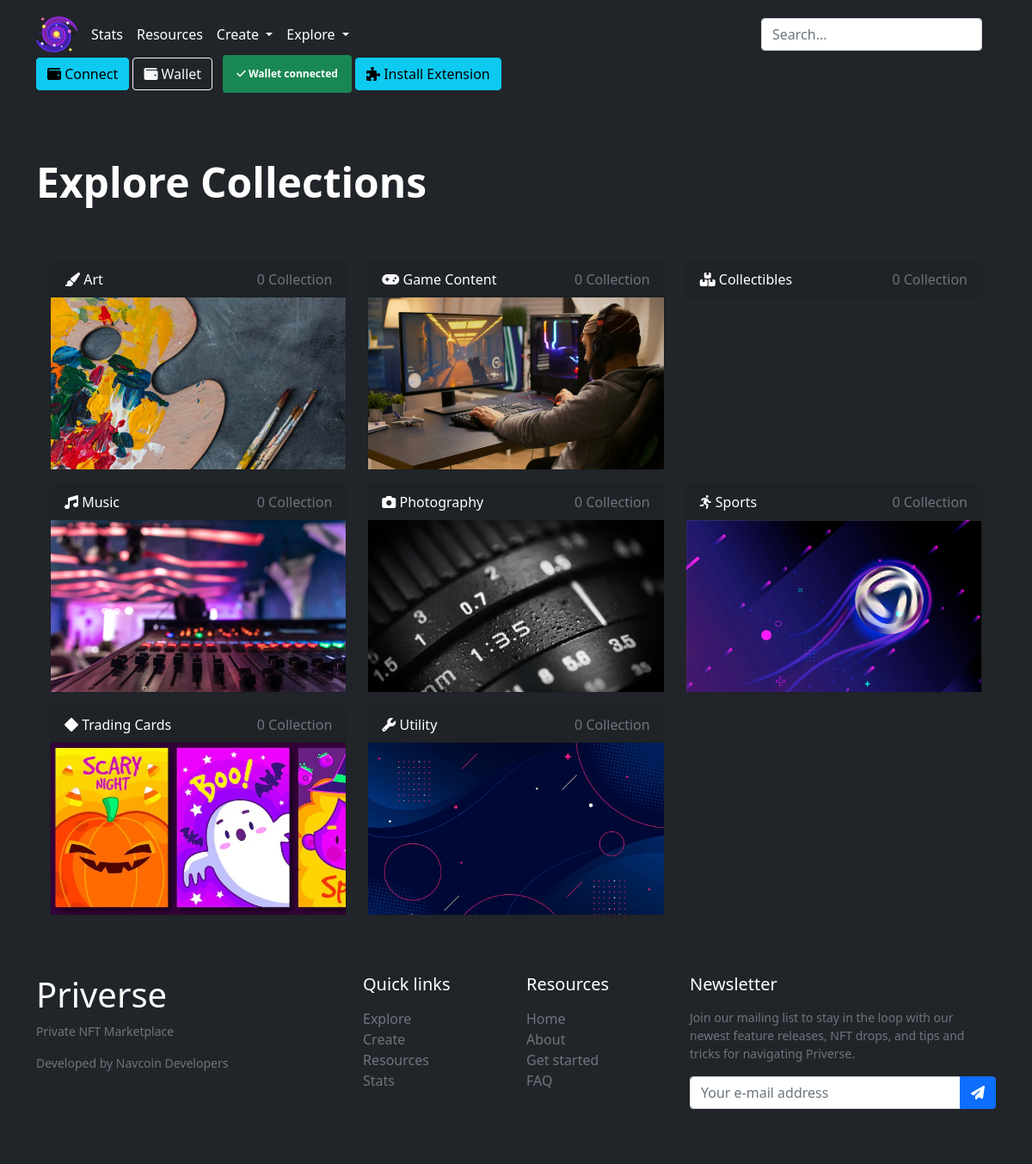
The page /categories on the database its author committed.
### tables this page shows
CREATE TABLE `categories` (
  `id` int NOT NULL,
  `name` tinytext NOT NULL,
  `tag` tinytext NOT NULL,
  `icon` tinytext
);

### d.php (called while the page is built, shortened)
<?
function is_wallet_logged_in()
{
	if ($_SESSION["is_wallet"]) return true; else return false;
}
?>

### _categories.php (the view, shortened to what this page needs)
<div class="bg-dark text-secondary">
	<div class="container">
		<div class="row flex-lg-row-reverse align-items-center py-5">
			<div class="col-lg-12">
				<h1 class="display-5 fw-bold lh-1 mt-3 mb-3 text-white">Explore Collections</h1>
			</div>
		</div>
	</div>
</div>
<?
$sql="SELECT id,name,tag,icon FROM categories";
try
{
	$q=$GLOBALS['dbh']->prepare($sql);
	$q->execute();
	if ($q->rowCount()>0)
	{
	?>
	<div class="bg-dark text-white">
		<div class="container">
			<div class="p-1 bg-dark">
				<div class="container-fluid py-0">
					<div class="row">
					<?
					while ($row=$q->fetch(PDO::FETCH_ASSOC))
					{
						$sqlx="SELECT * FROM `collections` WHERE JSON_EXTRACT(metadata, '$.category')=:category";
						$qx=$GLOBALS['dbh']->prepare($sqlx);
						$qx->bindParam(':category',$row["tag"], PDO::PARAM_STR);
						$qx->execute();
						?>
						<div class="col-md-4">
							<div class="card text-white bg-dark mb-3">
								<div class="card-header">
									<a href="category/<?=$row["tag"]?>" class="text-decoration-none text-white stretched-link">
										<i class="<?=$row["icon"]?>"></i>&nbsp;<?=$row["name"]?>
									</a>
									<span class="text-secondary float-end"><?=$qx->rowCount()?> Collection</span>
								</div>
								<div class="card-body" style="height: 200px; background-repeat: no-repeat;background-size: cover;background-image: url('images/category/<?=$row["tag"]?>.jpg');">
								</div>
							</div>
						</div>
						<?
						}
						?>
					</div>
				</div>
			</div>
		</div>
	</div>
		<?
	}
}
catch (PDOException $e)
{
	echo $e->getMessage();
}
?>

### header.php (shortened to what this page needs)
<html>
	<head>
		<link href="bootstrap-5.1.3-dist/css/bootstrap.min.css" rel="stylesheet">
		<link href="css/features.css" rel="stylesheet">
		<link href="https://cdnjs.cloudflare.com/ajax/libs/font-awesome/6.1.1/css/all.min.css" rel="stylesheet">
		<link rel="stylesheet" href="https://cdn.jsdelivr.net/npm/@sweetalert2/theme-dark@5/dark.css">
	</head>
	<body class="d-flex flex-column h-100 bg-dark">
	<header class="p-3 bg-dark text-white">
		<div class="container">
			<div class="d-flex flex-wrap align-items-center justify-content-center justify-content-lg-start">
				<a href="/" class="d-flex align-items-center mb-2 mb-lg-0 text-white text-decoration-none">
					<img class="bi me-2" width="48" height="48" src="images/logo.png"/>
				</a>
				<ul class="nav col-12 col-lg-auto me-lg-auto mb-2 justify-content-center mb-md-0">
					<li><a href="stats" class="nav-link px-2 text-white">Stats</a></li>
					<li><a href="resources" class="nav-link px-2 text-white">Resources</a></li>
					<li class="nav-item dropdown">
						<a class="nav-link px-2 text-white dropdown-toggle" href="#" id="navbarDarkDropdownMenuLink" role="button" data-bs-toggle="dropdown" aria-expanded="false">
						Create
						</a>
					</li>
					<li class="nav-item dropdown">
						<a class="nav-link px-2 text-white dropdown-toggle" href="#" id="navbarDarkDropdownMenuLink" role="button" data-bs-toggle="dropdown" aria-expanded="false">
						Explore
						</a>
					</li>
				</ul>
				<form class="col-12 col-lg-auto mb-3 mb-lg-0 me-lg-3">
					<input type="search" class="form-control form-control-dark" placeholder="Search..." aria-label="Search">
				</form>
				<div class="text-end" id="mapp">
					<span v-if="is_extension_installed">
						<span v-if="status==0">
							<a v-on:click="connectWallet" class="btn btn-info"><i class="fa-solid fa-wallet"></i>&nbsp;Connect</a>
						</span>
						<span v-else>
							<a v-if="status==1" type="button" href="profile" class="btn btn-outline-light me-2"><i class="fa-solid fa-wallet"></i>&nbsp;Wallet</a>
							<span class="badge bg-success p-3" :title="address"><i class="fa-solid fa-check"></i>&nbsp;Wallet connected</span>
						</span>
					</span>
					<span v-else>
						<a href="download-wallet" class="btn btn-info"><i class="fa-solid fa-puzzle-piece"></i>&nbsp;Install Extension</a>
					</span>
				</div>
			</div>
		</div>
	</header>

### index.php (shortened to what this page needs)
<?
include "d.php";
include "header.php";
if (empty($_GET["a"]))
{
	include "home.php";
}
else
{
	$filename="_" . $_GET["a"] . ".php";
	if (file_exists($filename))
	{
		if (!is_wallet_logged_in()&&($_GET["a"]=="create-collection"||$_GET["a"]=="create-nft"||$_GET["a"]=="profile"))
		{
			include "_wallet-login-required.php";
		}
		else
		{
			include $filename;
		}
	}
	else
	{
		?>
		<h1>Page not found.</h1>
		<?
	}
}
include "footer.php";
?>

### footer.php
		<footer class="footer mt-auto py-3 bg-dark w-100 py-4 flex-shrink-0">
			<div class="container py-4">
				<div class="row gy-4">
						<div class="col-lg-4 col-md-6">
							<h5 class="h1 text-white">Priverse</h5>
							<p class="small text-muted">Private NFT Marketplace</p>
							<p class="small text-muted">Developed by Navcoin Developers</p>
						</div>
						<div class="col-lg-2 col-md-6">
							<h5 class="text-white mb-3">Quick links</h5>
								<ul class="list-unstyled text-muted">
									<li><a href="categories">Explore</a></li>
									<li><a href="create-collection">Create</a></li>
									<li><a href="resources">Resources</a></li>
									<li><a href="stats">Stats</a></li>
								</ul>
						</div>
						<div class="col-lg-2 col-md-6">
							<h5 class="text-white mb-3">Resources</h5>
							<ul class="list-unstyled text-muted">
								<li><a href="http://priverse.org/">Home</a></li>
								<li><a href="about">About</a></li>
								<li><a href="download-wallet">Get started</a></li>
								<li><a href="faq">FAQ</a></li>
							</ul>
						</div>
						<div class="col-lg-4 col-md-6">
							<h5 class="text-white mb-3">Newsletter</h5>
							<p class="small text-muted">Join our mailing list to stay in the loop with our newest feature releases, NFT drops, and tips and tricks for navigating Priverse.</p>
							<form action="#">
								<div class="input-group mb-3">
									<input class="form-control" type="text" placeholder="Your e-mail address" aria-label="Your e-mail address" aria-describedby="button-addon2">
									<button class="btn btn-primary" id="button-addon2" type="button"><i class="fas fa-paper-plane"></i></button>
								</div>
							</form>
						</div>
					</div>
				</div>
		</footer>
	</body>
</html>

### css/features.css (style rules this page uses)
.bi { vertical-align: -.125em; fill: currentColor; }

### header.php (style rules this page uses)
footer a { color: inherit; text-decoration: none; transition: all 0.3s; }

### rows shown on the page
categories: name "Art", rowCount "0", shows a picture
categories: name "Game Content", rowCount "0", tag (picture)
categories: name "Collectibles", rowCount "0"
categories: name "Music", rowCount "0", tag (picture)
categories: name "Photography", rowCount "0", tag (picture)
categories: name "Sports", rowCount "0", tag (picture)
categories: name "Trading Cards", rowCount "0", tag (picture)
categories: name "Utility", rowCount "0", tag (picture)
